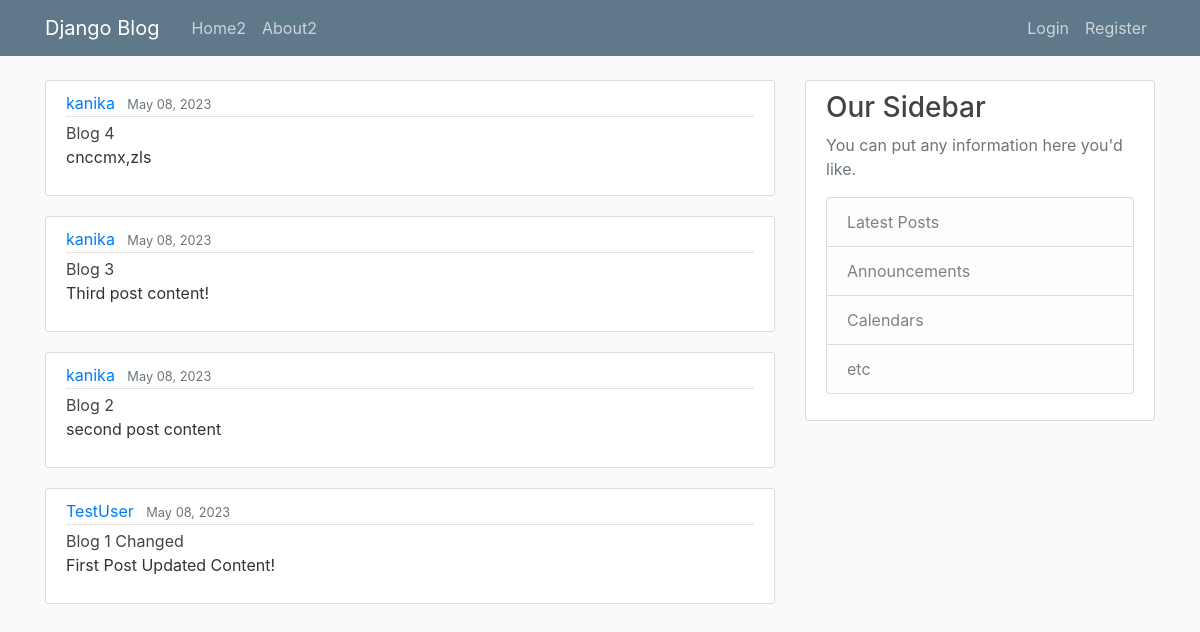
Page /blog/home2/ on the committed database.
### blog/models.py (models this page shows, shortened)
class Post(models.Model):
    title = models.CharField(max_length=100)
    content = models.TextField()
    date_posted = models.DateTimeField(default=timezone.now)
    author= models.ForeignKey(User, on_delete=models.CASCADE)

### blog/views.py (the view)
# urls.py: path('home2/', PostListView.as_view(), name="blog-home2"),
class PostListView(ListView):
    model= Post
    template_name='blog/home2.html'
    context_object_name='posts'
    ordering=['-date_posted'] #date_posted will give oldest to newest

### blog/templates/blog/home2.html
{%extends "blog/base.html"%}
{%block content%}
    {% for post in posts %}
        <article class="media content-section">
            <div class="media-body">
            <div class="article-metadata">
                <a class="mr-2" href="#">{{ post.author }}</a>
                <small class="text-muted">{{ post.date_posted| date:" F d, Y" }}</small>
            </div
            <h2><a class="article-title" href="{% url 'post-detail' post.id%}">{{ post.title }}</a></h2>
            <p class="article-content">{{ post.content }}</p>
            </div>
        </article>
    {% endfor %}
{%endblock content%}

### blog/templates/blog/base.html (shortened to what this page needs)
{%load static%}
<!DOCTYPE html>
<html>
<head>
    <link rel="stylesheet" href="https://cdn.jsdelivr.net/npm/bootstrap@4.0.0/dist/css/bootstrap.min.css">
    <link rel="stylesheet" type="text/css" href="{%static 'blog/main.css' %}" >
</head>
<body>
    <header class="site-header">
        <nav class="navbar navbar-expand-md navbar-dark bg-steel fixed-top">
          <div class="container">
            <a class="navbar-brand mr-4" href={%url 'blog-home2'%}>Django Blog</a>
            <div class="collapse navbar-collapse" id="navbarToggle">
              <div class="navbar-nav mr-auto">
                <a class="nav-item nav-link" href={%url 'blog-home2'%}>Home2</a>
                <a class="nav-item nav-link" href={%url 'blog-about2'%}>About2</a>
              </div>
              <div class="navbar-nav">
                <a class="nav-item nav-link" href="#">Login</a>
                <a class="nav-item nav-link" href="#">Register</a>
              </div>
            </div>
          </div>
        </nav>
      </header>
      <main role="main" class="container">
        <div class="row">
          <div class="col-md-8">
            {% block content %}{% endblock %}
          </div>
          <div class="col-md-4">
            <div class="content-section">
              <h3>Our Sidebar</h3>
              <p class='text-muted'>You can put any information here you'd like.
                <ul class="list-group">
                  <li class="list-group-item list-group-item-light">Latest Posts</li>
                  <li class="list-group-item list-group-item-light">Announcements</li>
                  <li class="list-group-item list-group-item-light">Calendars</li>
                  <li class="list-group-item list-group-item-light">etc</li>
                </ul>
              </p>
            </div>
          </div>
        </div>
      </main>
</body>
</html>

### blog/static/blog/main.css (style rules this page uses)
body { background: #fafafa; color: #333333; margin-top: 5rem; }
h1, h2, h3, h4, h5, h6 { color: #444444; }
ul { margin: 0; }
.bg-steel { background-color: #5f788a; }
.site-header .navbar-nav .nav-link { color: #cbd5db; }
.content-section { background: #ffffff; padding: 10px 20px; border: 1px solid #dddddd; border-radius: 3px; margin-bottom: 20px; }
.article-title { color: #444444; }
.article-content { white-space: pre-line; }
.article-metadata { padding-bottom: 1px; margin-bottom: 4px; border-bottom: 1px solid #e3e3e3 }

### rows in the picture
Post: author "kanika", date_posted "May 08, 2023", title "Blog 4", content "cnccmx,zls"
Post: author "kanika", date_posted "May 08, 2023", title "Blog 3", content "Third post content!"
Post: author "kanika", date_posted "May 08, 2023", title "Blog 2", content "second post content"
Post: author "TestUser", date_posted "May 08, 2023", title "Blog 1 Changed", content "First Post Updated Content!"
